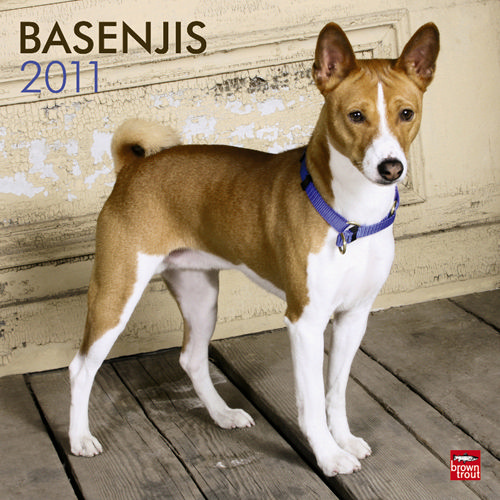
#> input picture images/Basenji_00963.jpg, 500 x 500 px; its folder holds 4 pictures in this run
$ python rotate_and_reshape.py
#> lines starting #> are read from the running program, lines starting #| are printed output that depends on the picture
import os
import PIL
from os import listdir
from PIL import Image

origin = 'images'
destination = 'edited_images'

for images in os.listdir(origin) :
   image = Image.open(origin + '/' + images)
#> image is the input picture: PIL image 500x500 RGB; mean R, G, B 161, 145.8, 124.1
   new_image = image.resize((250,250)).rotate(180)
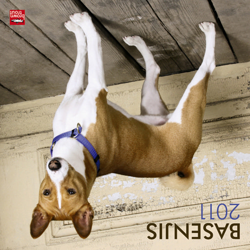
#> new_image: PIL image 250x250 RGB; mean R, G, B 161, 145.8, 124.1
   new_image.save(destination + '/' + images)
#> pass 2 of the loop `for images in os.listdir(origin) :`:
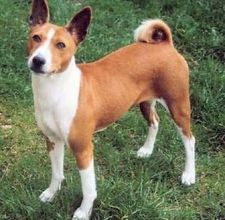
#> input picture images/Basenji_00974.jpg, 225 x 220 px
#> image is the input picture: PIL image 225x220 RGB; mean R, G, B 123.8, 121.6, 93.1
#> `new_image = image.resize((250,250)).rotate(180)`:
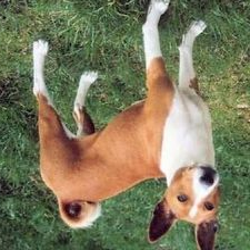
#> new_image: PIL image 250x250 RGB; mean R, G, B 123.9, 121.6, 93.1
#> pass 3 of the loop `for images in os.listdir(origin) :`:
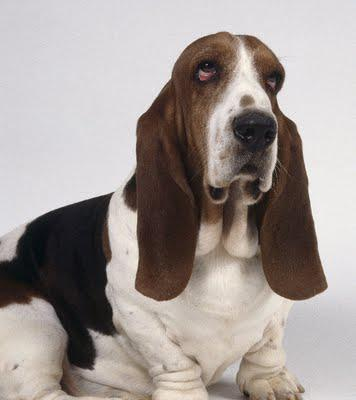
#> input picture images/Basset_hound_01034.jpg, 356 x 400 px
#> image is the input picture: PIL image 356x400 RGB; mean R, G, B 162.6, 154, 150.3
#> `new_image = image.resize((250,250)).rotate(180)`:
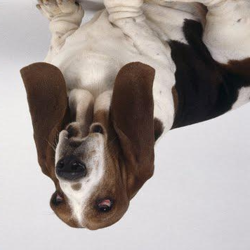
#> new_image: PIL image 250x250 RGB; mean R, G, B 162.6, 154, 150.3
#> the loop made 4 passes; the first 3 are shown

print("Successfully Done!\nThe image is resized to 250x250 , rotated to 180 and stored in the destination folder.")
